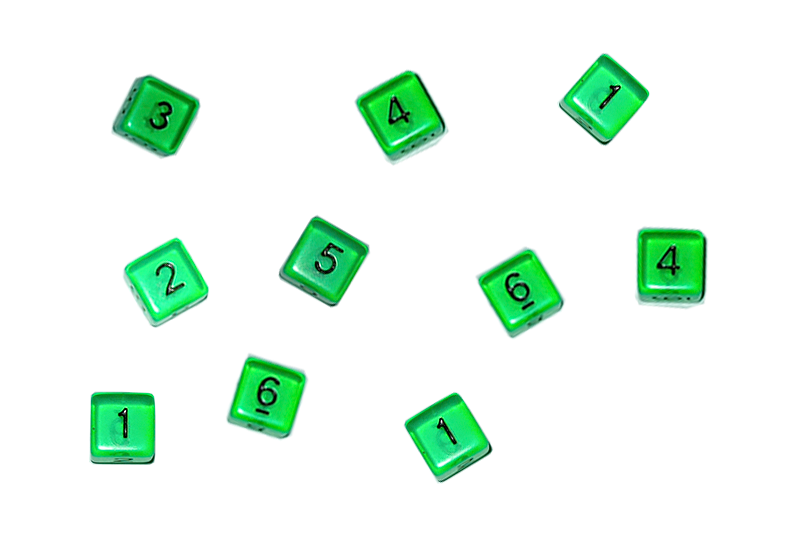
#> input picture Dados/imgDados/dadosVerdes1.png, 800 x 542 px, found by its file name
$ python dadosVerdes_20220629113019.py
#> lines starting #> are read from the running program, lines starting #| are printed output that depends on the picture; after the words box and inside, x2 and y2 are one past the last pixel; in counts of white or black regions, pixels touching at a corner belong together
import cv2
from cv2 import THRESH_BINARY
import numpy as np
import pytesseract

pytesseract.pytesseract.tesseract_cmd = 'C:\\Program Files\\Tesseract-OCR\\tesseract.exe'


imagem = cv2.imread("img/dadosVerdes1.png")          # Carregar a imagem
#> imagem is the input picture: shape (542, 800, 3); mean B, G, R 236.2, 247.6, 230.2
gray = cv2.cvtColor(imagem, cv2.COLOR_BGR2GRAY)     # GrayScale
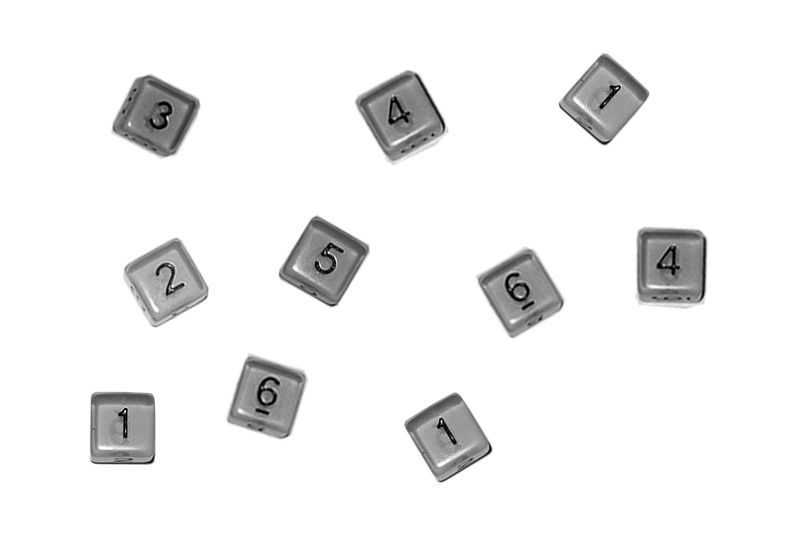
#> gray: shape (542, 800); min 0, max 255, mean 241.1
blur = cv2.blur(gray,(3,3))                       # Blur ###############

ret,binary = cv2.threshold(blur , 70 ,255, cv2.THRESH_BINARY)         # Binarização ################
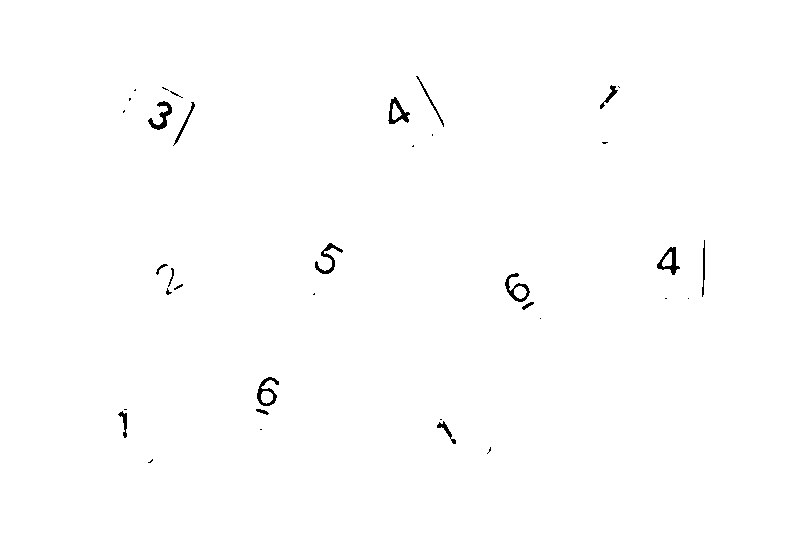
#> binary: shape (542, 800); 99.5% white; 36 black regions (17 under 20 px), largest, box (x1, y1, x2, y2) and area: (148, 101, 172, 130) 245, (657, 247, 680, 275) 239, (257, 377, 279, 406) 238
ret1,binary1 = cv2.threshold(binary,127,255,cv2.THRESH_BINARY_INV)   # Inverter a Binarização
#> binary1: shape (542, 800); 0.54% white; 36 white regions (17 under 20 px)

contours, hierarchy = cv2.findContours(binary1, cv2.RETR_TREE, cv2.CHAIN_APPROX_SIMPLE) # Procura os Objetos
#> contours = 40 contours, 21 with area under 20; largest, box (x1, y1, x2, y2) and area: (257, 377, 279, 406) 312, (505, 273, 530, 302) 309, (657, 247, 680, 275) 302, (388, 97, 410, 124) 300, (148, 101, 172, 130) 191
cont = len(contours)                                                                     # Conta os Objetos
#> cont = 40

#> (the run stopped early here; a loop or call above may not have finished)

$ run again, with Dados/imgDados/dadosVerdesFila.png copied over Dados/imgDados/dadosVerdes1.png
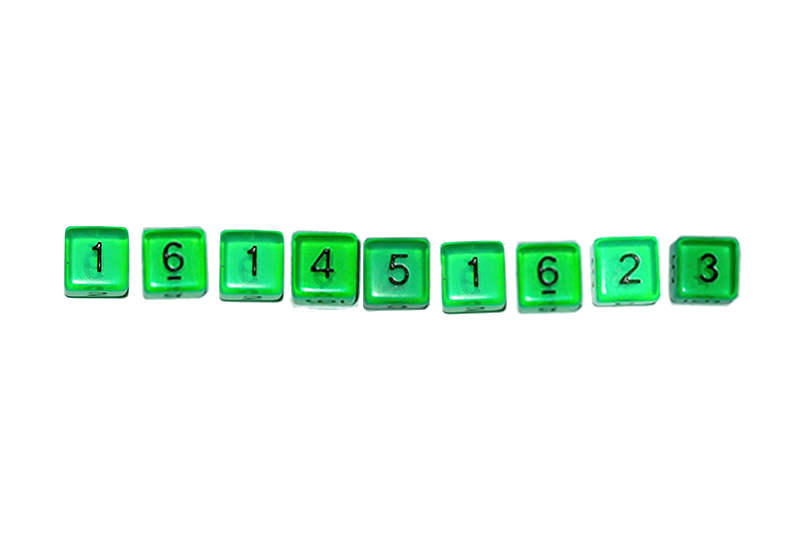
#> input picture Dados/imgDados/dadosVerdesFila.png, 800 x 542 px, found by its file name
#> imagem is the input picture: shape (542, 800, 3); mean B, G, R 238.6, 248.6, 233.1
#> `gray = cv2.cvtColor(imagem, cv2.COLOR_BGR2GRAY)`:
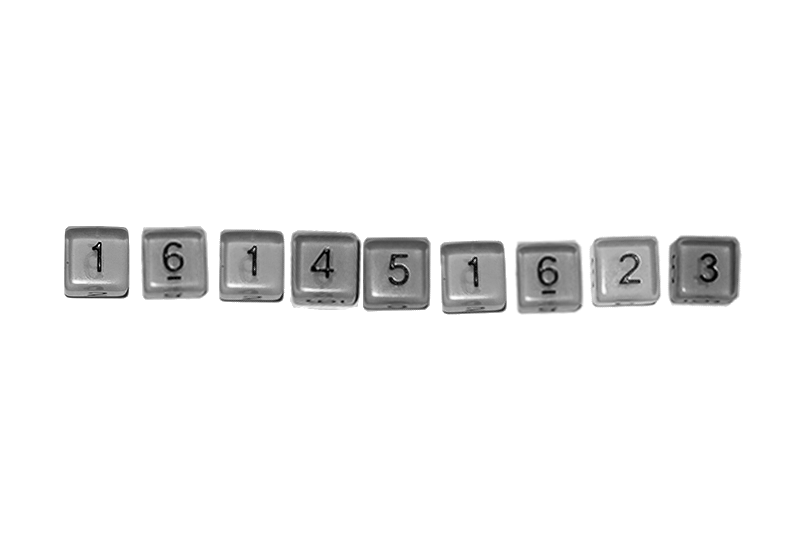
#> gray: shape (542, 800); min 0, max 255, mean 242.8
#> `ret,binary = cv2.threshold(blur , 70 ,255, cv2.THRESH_BINARY)`:
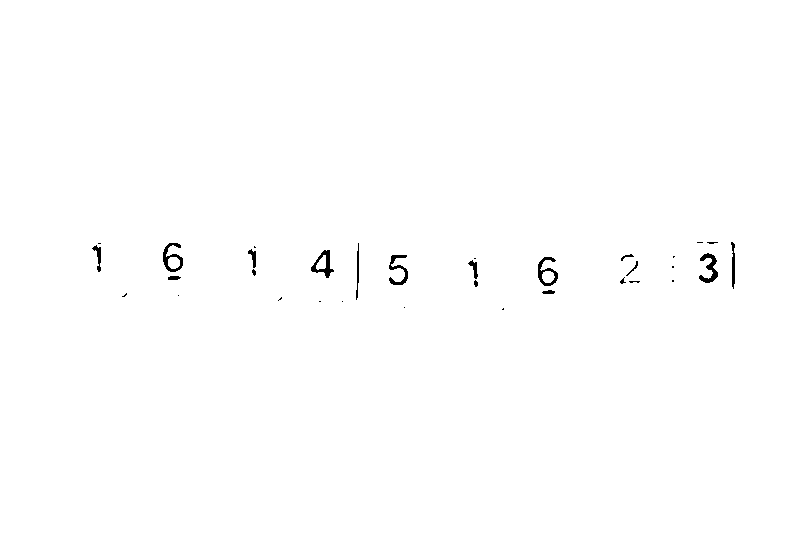
#> binary: shape (542, 800); 99.6% white; 33 black regions (18 under 20 px), largest, box (x1, y1, x2, y2) and area: (699, 253, 718, 283) 248, (311, 250, 334, 278) 239, (163, 243, 183, 272) 237
#> binary1: shape (542, 800); 0.45% white; 33 white regions (18 under 20 px)
#> contours = 36 contours, 21 with area under 20; largest, box (x1, y1, x2, y2) and area: (163, 243, 183, 272) 308, (538, 257, 558, 286) 304, (311, 250, 334, 278) 302, (699, 253, 718, 283) 196, (389, 255, 408, 285) 158
#> cont = 36
